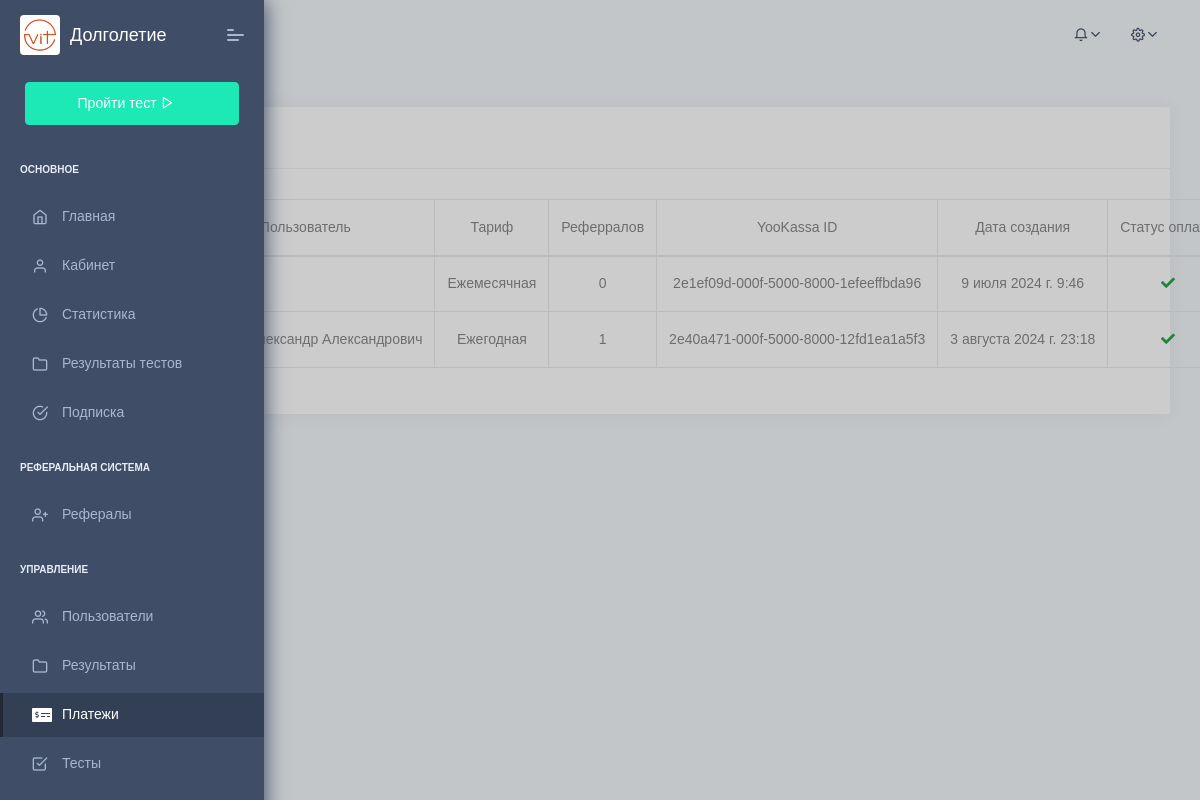
Page /app/payment (signed in) on the committed database.
### app/models/subscription.py (models this page shows, shortened)
class SubscriptionPayment(BaseModel):
    subscription = models.OneToOneField(Subscription, on_delete=models.CASCADE, null=True, blank=True,
                                        related_name='payment')
    yookassa_id = models.CharField(max_length=50, null=True, blank=True, unique=True)
    amount = models.IntegerField(null=True, blank=True)
    is_paid = models.BooleanField(default=False)
    class Meta:
        verbose_name = 'Оплата YooKassa'
        verbose_name_plural = 'Оплаты YooKassa'

class Subscription(BaseModel):
    class TypeChoices(models.TextChoices):
        MONTHLY = 'monthly', 'Ежемесячная'
        ANNUAL = 'annual', 'Ежегодная'
    user = models.ForeignKey(User, on_delete=models.CASCADE, related_name='subscriptions')
    type = models.CharField(max_length=50, choices=TypeChoices.choices, default=TypeChoices.MONTHLY, verbose_name='Тип')
    start_datetime = models.DateTimeField(null=True, blank=True)
    end_datetime = models.DateTimeField(null=True, blank=True)
    class Meta:
        verbose_name = 'Подписка'
        verbose_name_plural = 'Подписка'

### app/models/proflie.py (models this page shows, shortened)
class Referral(models.Model):
    user = models.OneToOneField(User, on_delete=models.CASCADE, related_name='referral')
    code = models.CharField(max_length=20, unique=True)
    referred_users = models.ManyToManyField(User, related_name='referred_by', blank=True)
    class Meta:
        verbose_name = 'Реферальная система'
        verbose_name_plural = 'Реферальная система'

class Profile(BaseModel):
    class RoleChoices(models.TextChoices):
        ADMIN = 'admin', 'Администратор'
        USER = 'user', 'Пользователь'
    user = models.OneToOneField(User, on_delete=models.CASCADE, related_name='profile')
    patronymic = models.CharField(max_length=256, null=True, blank=True, verbose_name='Отчество')
    password = models.CharField(max_length=256, null=True, blank=True, verbose_name='Пароль')
    role = models.CharField(max_length=256, default=RoleChoices.USER, choices=RoleChoices.choices)
    uuid = models.UUIDField(default=uuid.uuid4, editable=False, unique=True)
    class Meta:
        verbose_name = 'Профиль'
        verbose_name_plural = 'Профили'
    @property
    def get_full_name(self):
        full_name = ''
        user = self.user
        if user.last_name:
            full_name += user.last_name + ' '
        if user.first_name:
            full_name += user.first_name + ' '
        if self.patronymic:
            full_name += f' {self.patronymic}'
        full_name = full_name.strip()
        return full_name

### app/views/payment.py (the view)
# urls.py: path('payment', views.payment_list, name='payment_list'),
@login_required
def payment_list(request):
    if not request.user.profile.role == Profile.RoleChoices.ADMIN:
        messages.error(request, 'У вас недостаточно прав для просмотра данной страницы')
        return redirect(reverse('app:home'))
    subscription_payments = SubscriptionPayment.objects.filter(is_paid=True)
    return render(request, 'app/payment/list.html', {
        'subscription_payments': subscription_payments,
    })

### app/templates/app/payment/list.html (shortened to what this page needs)
{% extends 'base.html' %}
{% block breadcrumb %}
    <ul class="breadcrumb">
        <li class="breadcrumb-item">
            <a href="">
            </a>
        </li>
        <li class="breadcrumb-item">
            <a href="#">
            </a>
        </li>
    </ul>
{% endblock %}
{% block content %}
    <table class="table table-bordered text-center">
        <thead>
        <tr>
            <td>№</td>
            <td>Пользователь</td>
            <td>Тариф</td>
            <td>Реферралов</td>
            <td>YooKassa ID</td>
            <td>Дата создания</td>
            <td>Статус оплаты</td>
        </tr>
        </thead>
        <tbody>
        {% for subscription_payment in subscription_payments %}
            <tr>
                <td>{{ forloop.counter }}</td>
                <td>
                    {{ subscription_payment.subscription.user.profile.get_full_name }}
                </td>
                <td>
                    {{ subscription_payment.subscription.get_type_display }}
                </td>
                <td>
                    {{ subscription_payment.subscription.user.referral.referred_users.count }}
                </td>
                <td>
                    {{ subscription_payment.yookassa_id }}
                </td>
                <td>{{ subscription_payment.created_at }}</td>
                <td>
                    {% if subscription_payment.is_paid %}
                        <i class="fa fa-check text-success"></i>
                    {% else %}
                        <i class="fa fa-x text-danger"></i>
                    {% endif %}
                </td>
            </tr>
        {% endfor %}
        </tbody>
    </table>
{% endblock %}

### rows in the picture
SubscriptionPayment: subscription.type "Ежемесячная", subscription.user.referral.referred_users.count "0", yookassa_id "2e1ef09d-000f-5000-8000-1efeeffbda96", created_at "9 июля 2024 г. 9:46", is_paid True (drawn)
SubscriptionPayment: subscription.user.profile.get_full_name "Томилов Александр Александрович", subscription.type "Ежегодная", subscription.user.referral.referred_users.count "1", yookassa_id "2e40a471-000f-5000-8000-12fd1ea1a5f3", created_at "3 августа 2024 г. 23:18", is_paid True (drawn)
